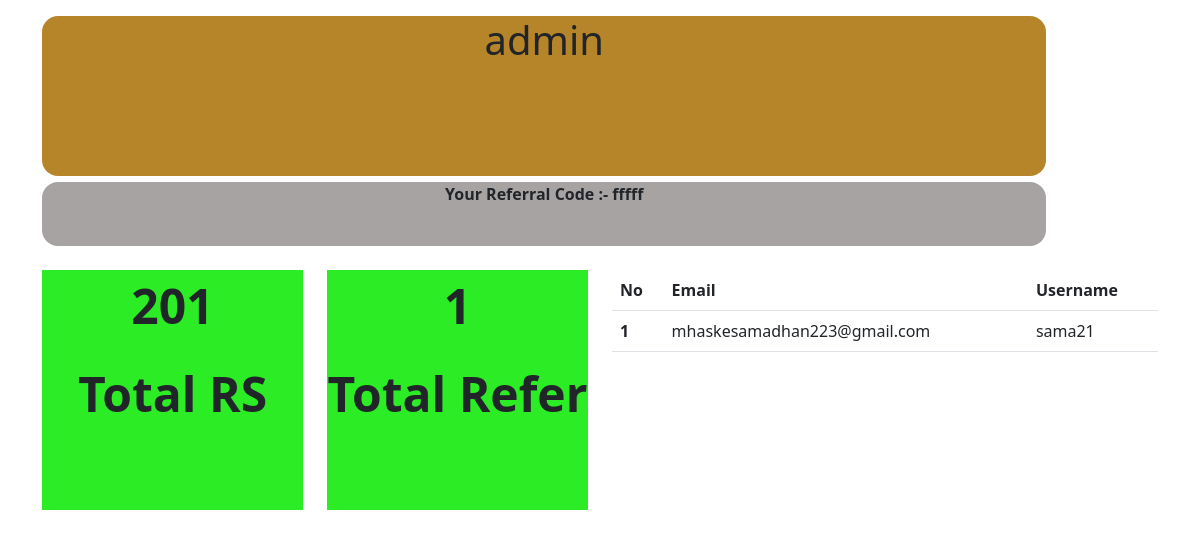
The app's page /home/ (signed in) with its own data.
### app/models.py (models this page shows)
class User_Details(models.Model):
    user = models.OneToOneField(to=User, on_delete=models.CASCADE,related_name='User_Details')
    referral_code = models.CharField(max_length=255,unique=True)
    user_count = models.BigIntegerField(default=0)
    referral_money = models.BigIntegerField(default=0)

class User_referral(models.Model):
    user = models.ForeignKey(to=User, on_delete=models.CASCADE,related_name='User_referral1')
    refer_by = models.ForeignKey(to=User, on_delete=models.CASCADE,related_name='User_referral2')

### app/views.py (the view)
# urls.py: path('home/',home,name='home'),
def home(request):
    if request.user.is_authenticated:
        all_user_ref = User_referral.objects.filter(refer_by=request.user)
        user_data = User_Details.objects.get(user=request.user)
        return render(request,'home.html' ,{'all_user_ref':all_user_ref,'user_data':user_data})
    else:
        return redirect('index')

### app/templates/home.html (shortened to what this page needs)
<!doctype html>
<html lang="en">
  <head>
    <link href="https://cdn.jsdelivr.net/npm/bootstrap@5.2.3/dist/css/bootstrap.min.css" rel="stylesheet">
  </head>
  <body>
    <div class="container mt-3">
       <div class="userdash">
            <h1>{{request.user.username}}</h1>
       </div>
       <div class="refferid">
            <p>Your Referral Code :-  {{user_data.referral_code}}</p>
       </div>
       <div class="row justify-content-start mt-4">
        <div class="col-3 fiest">
            <div class="totalmoney">
                <p>{{user_data.referral_money}}</p>
                Total RS
            </div>
          </div>
          <div class="col-3">
            <div class="totalmoney">
                <p>{{user_data.user_count}}</p>
                Total Refer
            </div>
          </div>
          <div class="col-6">
            <table class="table">
                <thead>
                  <tr>
                    <th scope="col">No</th>
                    <th scope="col">Email</th>
                    <th scope="col">Username</th>
                  </tr>
                </thead>
                <tbody>
                    {% if all_user_ref %}
                        {% for oneuser in all_user_ref %}
                            <tr>
                                <th scope="row">{{forloop.counter}}</th>
                                <td>{{oneuser.user.email}}</td>
                                <td>{{oneuser.user.username}}</td>
                            </tr>
                        {% endfor %}
                    {% else %}
                        <h1>No Data</h1>
                    {% endif %}
                </tbody>
              </table>
          </div>
       </div>
    </div>
  </body>
</html>

### app/templates/home.html (style rules this page uses)
.userdash { background-color: #b6852a; width: 90%; height: 20vh; border-radius: 1rem; text-align: center; }
.refferid { background-color: #a8a3a3; width: 90%; height: 8vh; margin-top: 0.4rem; border-radius: 1rem; text-align: center; font-weight: bold; }
.totalmoney { background-color: #2cec25; height: 30vh; text-align: center; font-size: 3rem; font-weight: bold; }

### records on screen
User_Details: referral_code "fffff", referral_money "201", user_count "1"
User_referral: user.email "mhaskesamadhan223@gmail.com", user.username "sama21"

### other values on screen
{{ request.user.username }} "admin"
